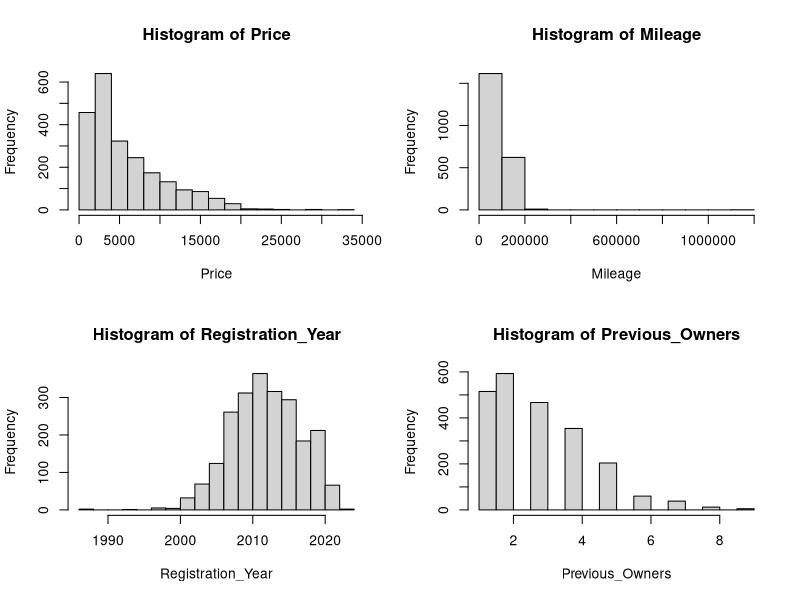
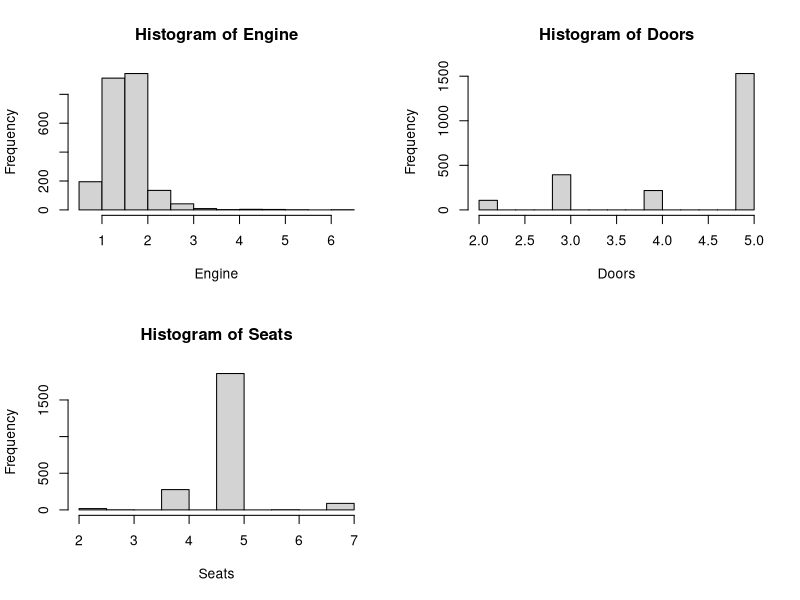
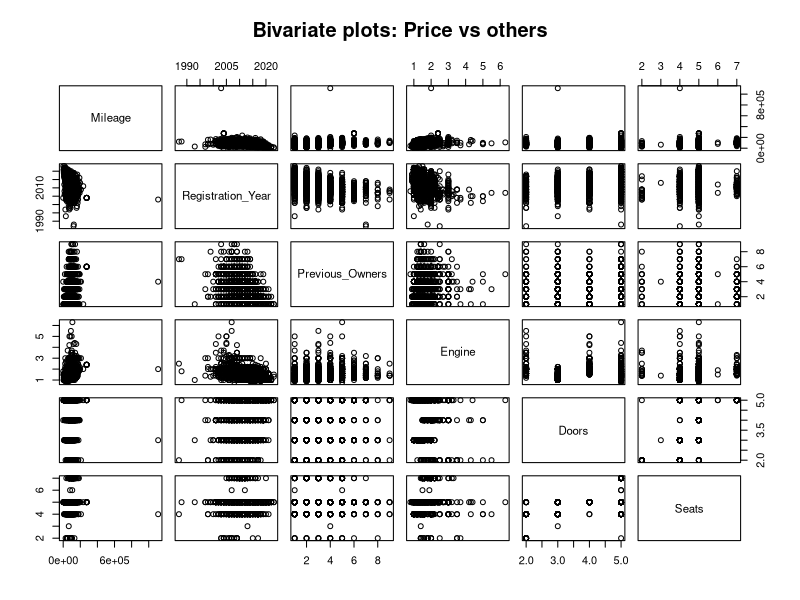
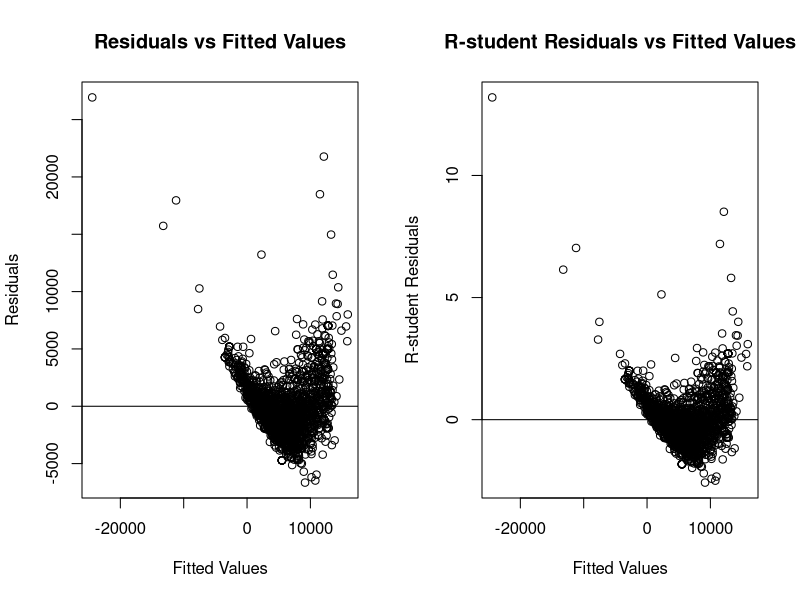
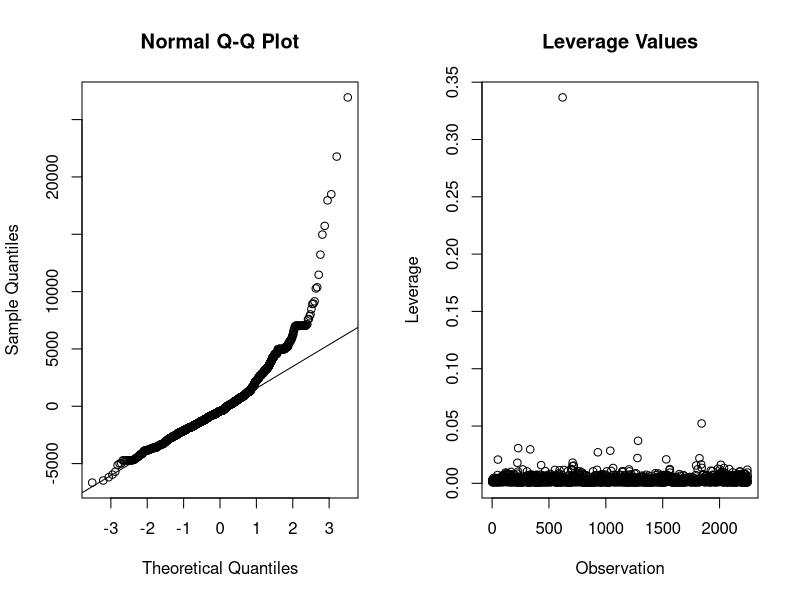
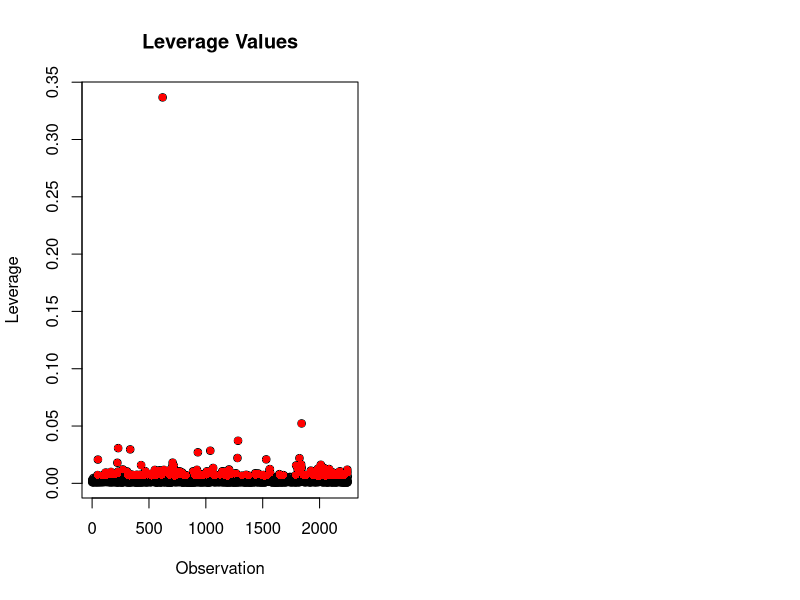

Write the R code that produced these figures, in order.
## ---- chunk 1
raw_data = read.csv("used_cars_UK.csv", fileEncoding = "UTF-8")
head(raw_data)
## ---- chunk 2
data = raw_data[, c("Price", "Mileage.miles.", "Registration_Year", "Previous.Owners", "Body.type", "Engine", "Doors", "Seats")]
data$Engine = as.numeric(gsub("L", "", raw_data$Engine))
colnames(data)[colnames(data) == "Mileage.miles."] = "Mileage"
colnames(data)[colnames(data) == "Previous.Owners"] = "Previous_Owners"
colnames(data)[colnames(data) == "Body.type"] = "Body_Type"
data = na.omit(data)
head(data)
## ---- chunk 3
summary(data)
## ---- chunk 4
par(mfrow = c(2, 2)) 
for (col in names(data)) {
  if (is.numeric(data[[col]])) {
    hist(data[[col]], main = paste("Histogram of", col), xlab= col)
  }
}
## ---- chunk 5
columns_to_plot = names(data)[!(names(data) %in% c("Price", "Body_Type"))]
pairs(data[, columns_to_plot], main = "Bivariate plots: Price vs others")
## ---- chunk 6
full_model = lm(Price~ . - Body_Type, data)
summary(full_model)
## ---- chunk 7

par(mfrow = c(1, 2))

fitted_values = fitted(full_model)
residuals = resid(full_model)
Resid_Plot <- plot(fitted_values, residuals, main = "Residuals vs Fitted Values",
xlab = "Fitted Values", ylab = "Residuals")
abline(h=0)

Rstudent_residuals = rstudent(full_model)
RstudentResid_Plot <- plot(fitted_values, Rstudent_residuals, main = "R-student Residuals vs Fitted Values",
xlab = "Fitted Values", 
ylab = "R-student Residuals")
abline(h=0)
## ---- chunk 8
qqnorm(residuals) #Residuals Already Defined in the evnironment above
qqline(residuals)
## ---- chunk 9
shapiro.test(residuals)
## ---- chunk 10
leverage_values = hatvalues(full_model)
plot(leverage_values, main = "Leverage Values", xlab = "Observation", ylab = "Leverage")

## ---- chunk 11
high_leverage_points <- which(leverage_values > 2 * mean(leverage_values))
length(high_leverage_points)
## ---- chunk 12
plot(leverage_values, main = "Leverage Values", xlab = "Observation", ylab = "Leverage")
points(high_leverage_points, leverage_values[high_leverage_points], col = "red", pch = 16)

